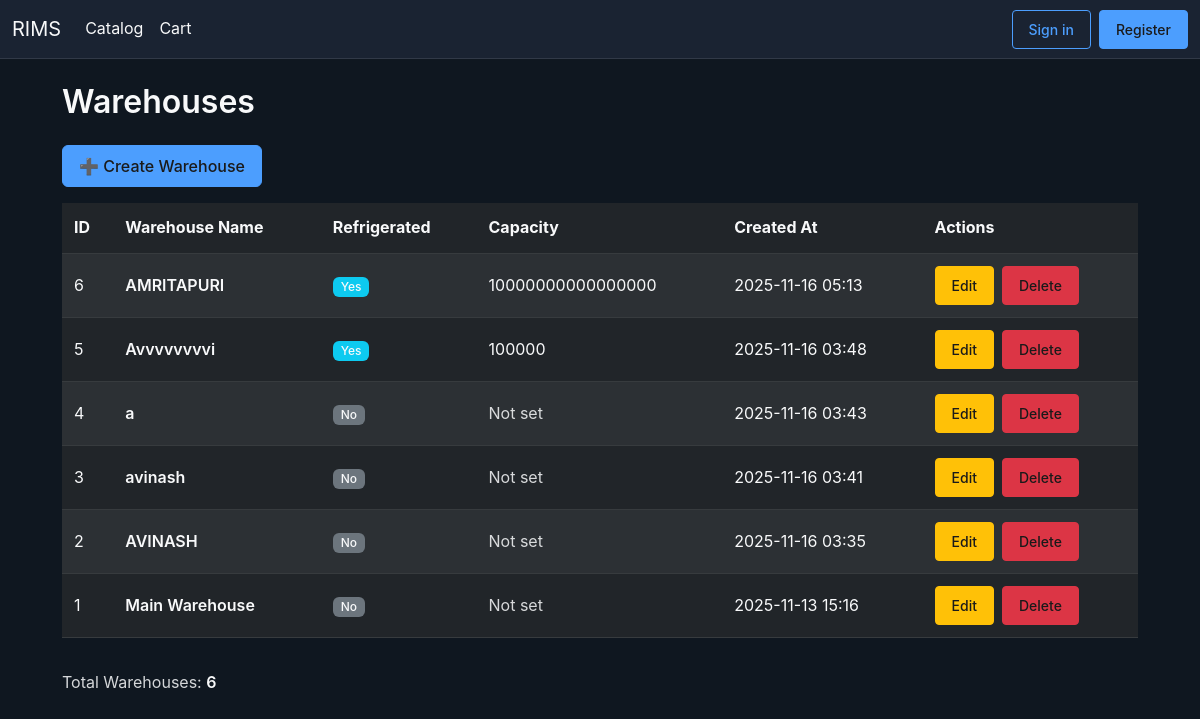
The page /warehouse/ on the database its author committed.
### models.py (models this page shows)
class Warehouse(db.Model):
    __tablename__ = 'warehouse'
    warehouse_id = db.Column(db.Integer, primary_key=True)
    warehouse_name = db.Column(db.String(200), nullable=False)
    is_refrigerated = db.Column(db.Boolean, default=False)
    capacity = db.Column(db.Integer)
    created_at = db.Column(db.DateTime, default=datetime.utcnow)
    inventories = db.relationship('Inventory', backref='warehouse', lazy=True)

### blueprints/warehouse.py (the view)
@warehouse_bp.route('/')
def index():
    warehouses = Warehouse.query.order_by(Warehouse.created_at.desc()).all()
    return render_template('warehouse/index.html', warehouses=warehouses)

### templates/warehouse/index.html (shortened to what this page needs)
{% extends 'base.html' %}
{% block content %}
<h2 class="mb-4">Warehouses</h2>
<div class="d-flex justify-content-between align-items-center mb-3">
  <a class="btn btn-primary" href="{{ url_for('warehouse.create') }}">
    ➕ Create Warehouse
  </a>
</div>
{% if warehouses and warehouses|length > 0 %}
  <div class="table-responsive">
    <table class="table table-dark table-striped table-hover">
      <thead>
        <tr>
          <th>ID</th>
          <th>Warehouse Name</th>
          <th>Refrigerated</th>
          <th>Capacity</th>
          <th>Created At</th>
          <th>Actions</th>
        </tr>
      </thead>
      <tbody>
        {% for w in warehouses %}
        <tr>
          <td>{{ w.warehouse_id }}</td>
          <td><strong>{{ w.warehouse_name }}</strong></td>
          <td>
            {% if w.is_refrigerated %}
              <span class="badge bg-info">Yes</span>
            {% else %}
              <span class="badge bg-secondary">No</span>
            {% endif %}
          </td>
          <td>
            {% if w.capacity %}
              {{ w.capacity }}
            {% else %}
              <span class="text-muted">Not set</span>
            {% endif %}
          </td>
          <td>
            {% if w.created_at %}
              {{ w.created_at.strftime('%Y-%m-%d %H:%M') }}
            {% else %}
              <span class="text-muted">N/A</span>
            {% endif %}
          </td>
          <td>
            <div class="d-flex gap-2">
              <a href="{{ url_for('warehouse.edit', warehouse_id=w.warehouse_id) }}"
                 class="btn btn-sm btn-warning">Edit</a>
              <form method="post"
                    action="{{ url_for('warehouse.delete', warehouse_id=w.warehouse_id) }}"
                    onsubmit="return confirm('Are you sure you want to delete this warehouse?');"
                    style="display: inline;">
                <button type="submit" class="btn btn-sm btn-danger">Delete</button>
              </form>
            </div>
          </td>
        </tr>
        {% endfor %}
      </tbody>
    </table>
  </div>
  <div class="mt-3">
    <p class="text-muted">Total Warehouses: <strong>{{ warehouses|length }}</strong></p>
  </div>
{% else %}
  <div class="alert alert-info">
    <p>No warehouses found. <a href="{{ url_for('warehouse.create') }}">Create your first warehouse</a></p>
  </div>
{% endif %}
{% endblock %}

### templates/base.html (shortened to what this page needs)
<!doctype html>
<html>
<head>
  <link href="https://cdn.jsdelivr.net/npm/bootstrap@5.3.0/dist/css/bootstrap.min.css" rel="stylesheet">
</head>
<body>
  <nav class="navbar navbar-expand-lg navbar-dark">
    <div class="container-fluid">
      <a class="navbar-brand" href="{{ url_for('home') }}">RIMS</a>
      <div class="collapse navbar-collapse" id="mainNav">
        <ul class="navbar-nav me-auto">
          <li class="nav-item"><a class="nav-link" href="{{ url_for('catalog.catalog') }}">Catalog</a></li>
          <li class="nav-item"><a class="nav-link" href="{{ url_for('cart.index') }}">Cart</a></li>
        </ul>
        <div class="d-flex align-items-center ms-3">
          {% if current_user.is_authenticated %}
            <div class="dropdown">
              <a class="d-flex align-items-center text-decoration-none dropdown-toggle" href="#" id="profileMenu" data-bs-toggle="dropdown" aria-expanded="false">
                <div class="profile-icon me-2">{{ (current_user.username[0]|upper) if current_user.username else 'U' }}</div>
                <div class="d-none d-md-block me-2" style="color:var(--muted);">{{ current_user.username }}</div>
              </a>
              <ul class="dropdown-menu dropdown-menu-end" aria-labelledby="profileMenu">
                <li class="dropdown-item-text"><strong>{{ current_user.username }}</strong></li>
                <li class="dropdown-item-text">{{ current_user.role|capitalize }}</li>
                <li><hr class="dropdown-divider"></li>
                <li><a class="dropdown-item" href="{{ url_for('user_dashboard.profile') }}">👤 My Profile</a></li>
                <li><a class="dropdown-item" href="{{ url_for('user_dashboard.addresses') }}">📍 Addresses</a></li>
                <li><a class="dropdown-item" href="{{ url_for('user_dashboard.orders') }}">📦 My Orders</a></li>
                <li><hr class="dropdown-divider"></li>
                <li><a class="dropdown-item" href="{{ url_for('auth.logout') }}">🚪 Logout</a></li>
              </ul>
            </div>
          {% else %}
            <a class="btn btn-sm btn-outline-primary me-2" href="{{ url_for('auth.login') }}">Sign in</a>
            <a class="btn btn-sm btn-primary" href="{{ url_for('auth.register') }}">Register</a>
          {% endif %}
        </div>
      </div>
    </div>
  </nav>
  <div class="container py-4">
    {% block content %}{% endblock %}
  </div>
</body>
</html>

### templates/base.html (style rules this page uses)
:root { --surface: #0f1720; --accent: #4c9efe; --muted: rgba(255,255,255,0.75); color-scheme: dark; }
body { background: var(--surface); color: #f8f9fa !important; font-family: Inter, system-ui, -apple-system, 'Segoe UI', Roboto, 'Helvetica Neue', Arial; font-size: 16px; line-height: 1.6; }
.container { max-width: 1100px; }
h1, h2, h3, h4, h5, h6 { color: #f8f9fa !important; font-weight: 600; margin-bottom: 1rem; }
p, div, span, label { color: #f8f9fa !important; }
.text-muted { color: rgba(248, 249, 250, 0.85) !important; }
a { color: var(--accent) !important; text-decoration: none; }
.table { color: #1a1a1a !important; }
.table-dark { background: #212529 !important; color: #f8f9fa !important; }
.table-striped > tbody > tr:nth-of-type(odd) { background-color: rgba(0,0,0,0.05) !important; }
.btn { font-weight: 500; padding: 0.5rem 1rem; }
.btn-primary { background: var(--accent); border-color: var(--accent); color: #000000 !important; }
.badge { font-weight: 500; padding: 0.35em 0.65em; }
.navbar { background: #1a2332 !important; border-bottom: 1px solid rgba(255,255,255,0.1); }
.navbar-brand, .nav-link { color: #f8f9fa !important; }
.container { color: #f8f9fa !important; }
strong, b { color: #f8f9fa !important; font-weight: 600; }
.table td, .table th { padding: 12px !important; vertical-align: middle; color: #1a1a1a !important; }
.mb-4 { margin-bottom: 1.5rem !important; }
.btn-danger { background: #dc3545; border-color: #dc3545; color: #1a1a1a !important; }
.btn-warning { background: #ffc107; border-color: #ffc107; color: #1a1a1a !important; }
.table td, .table th { color: #1a1a1a !important; }
.table-dark td, .table-dark th { color: #f8f9fa !important; }
.badge { color: #f8f9fa !important; font-weight: 500; }
div, span { color: inherit; }
table td, table th { color: #1a1a1a !important; }
table td strong, table th strong { color: inherit !important; font-weight: 600; }
tbody td { color: #1a1a1a !important; }
.table-dark tbody td { color: #f8f9fa !important; }
.btn-outline-primary { color: var(--accent) !important; border-color: var(--accent) !important; background: transparent !important; }
* { visibility: visible !important; }

### templates/warehouse/index.html (style rules this page uses)
:root { --surface:#0f1720;--accent:#4c9efe;--muted:rgba(255,255,255,0.75);color-scheme:dark }
body { background:var(--surface);color:#f8f9fa!important;font-family:Inter,system-ui,-apple-system,'Segoe UI',Roboto,'Helvetica Neue',Arial;font-size:16px;line-height:1.6 }
.container { max-width:1100px }
h1,h2,h3,h4,h5,h6 { color:#f8f9fa!important;font-weight:600;margin-bottom:1rem }
p,div,span,label { color:#f8f9fa!important }
.text-muted { color:rgba(248,249,250,0.85)!important }
a { color:var(--accent)!important;text-decoration:none }
.table { color:#1a1a1a!important }
.table-dark { background:#212529!important;color:#f8f9fa!important }
.table-striped>tbody>tr:nth-of-type(odd) { background-color:rgba(0,0,0,0.05)!important }
.btn-primary { background:var(--accent);border-color:var(--accent);color:#1a1a1a!important }
.btn-danger { background:#dc3545;border-color:#dc3545;color:#1a1a1a!important }
.btn-warning { background:#ffc107;border-color:#ffc107;color:#1a1a1a!important }
strong,b { color:#f8f9fa!important;font-weight:600 }
.table td,.table th { padding:12px!important;vertical-align:middle;color:#1a1a1a!important }
.table-dark td,.table-dark th { color:#f8f9fa!important }
.badge { color:#f8f9fa!important;font-weight:500 }
.btn-outline-primary { color:var(--accent)!important;border-color:var(--accent)!important;background:transparent!important }
* { visibility:visible!important }

### rows shown on the page
Warehouse: warehouse_id "6", warehouse_name "AMRITAPURI", is_refrigerated "Yes", capacity "10000000000000000", created_at "2025-11-16 05:13"
Warehouse: warehouse_id "5", warehouse_name "Avvvvvvvvi", is_refrigerated "Yes", capacity "100000", created_at "2025-11-16 03:48"
Warehouse: warehouse_id "4", warehouse_name "a", is_refrigerated "No", shows "Not set", created_at "2025-11-16 03:43"
Warehouse: warehouse_id "3", warehouse_name "avinash", is_refrigerated "No", shows "Not set", created_at "2025-11-16 03:41"
Warehouse: warehouse_id "2", warehouse_name "AVINASH", is_refrigerated "No", shows "Not set", created_at "2025-11-16 03:35"
Warehouse: warehouse_id "1", warehouse_name "Main Warehouse", is_refrigerated "No", shows "Not set", created_at "2025-11-13 15:16"

### other values the page prints
{{ warehouses|length }} "6"
